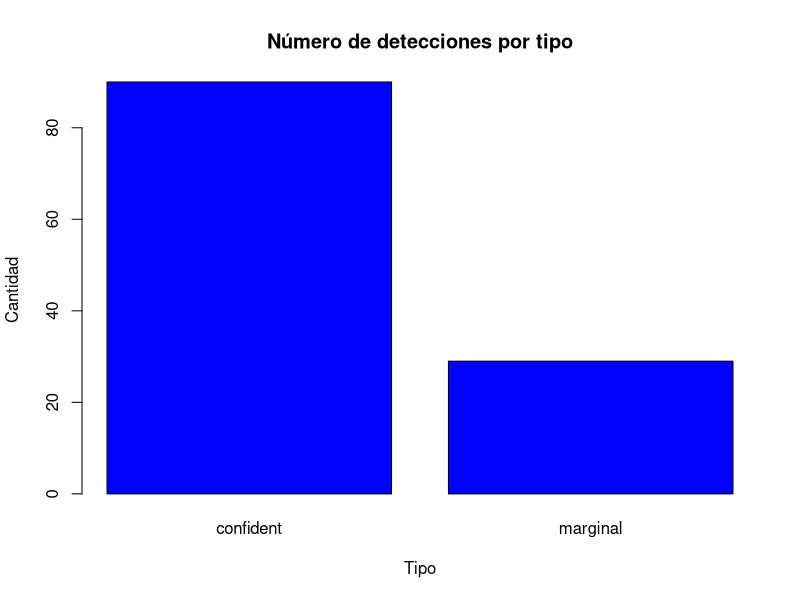
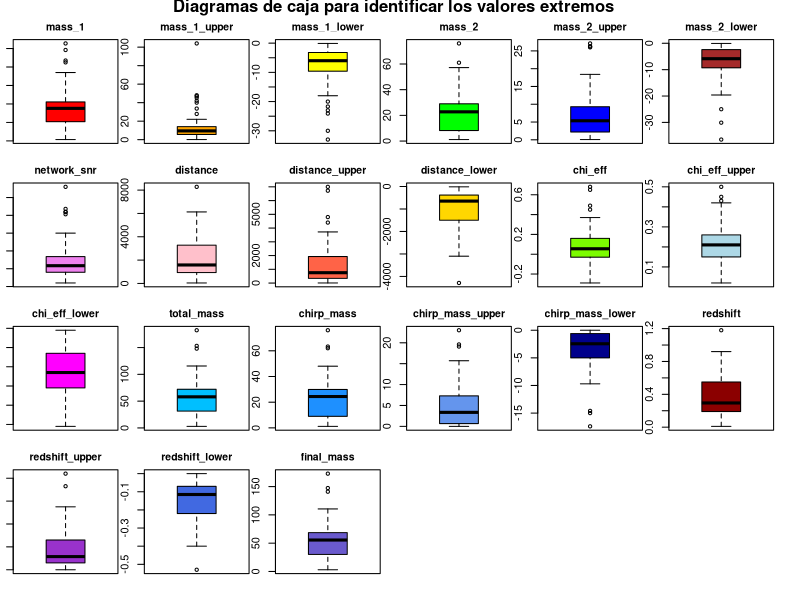
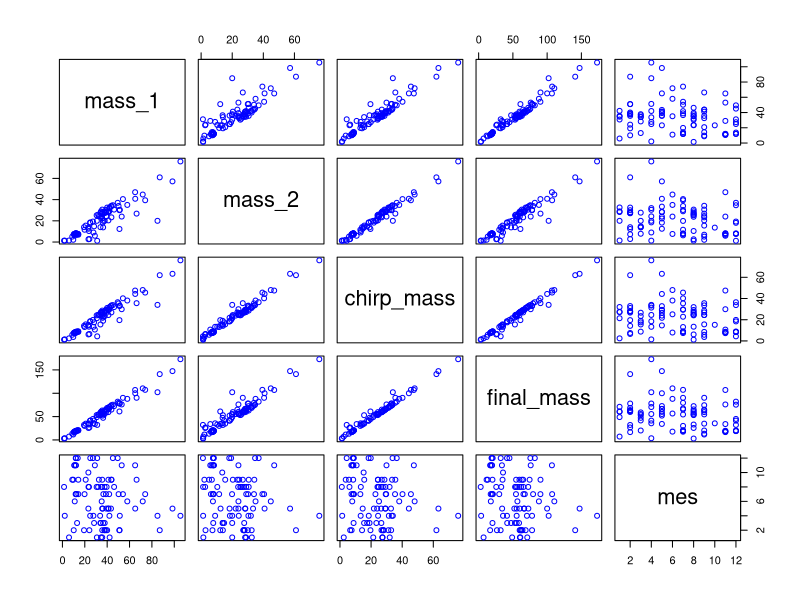
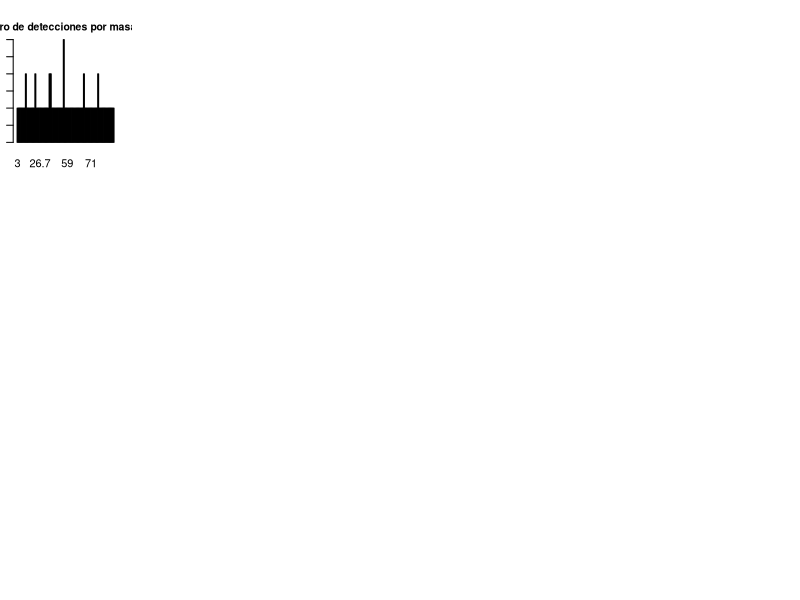

Here is the R script that generated these plots, in order:
## ---- chunk 1
knitr::opts_chunk$set(echo = TRUE)
## ---- chunk 2
# https://cran.r-project.org/web/packages/ggplot2/index.html
if (!require('ggplot2')) install.packages('ggplot2'); library('ggplot2')
# https://cran.r-project.org/web/packages/dplyr/index.html
if (!require('dplyr')) install.packages('dplyr'); library('dplyr')
## ---- chunk 3
dataset <- read.csv('../dataset/detecciones_ondas_gravitacionales.csv',                             stringsAsFactors = FALSE)
filas=dim(dataset)[1]
## ---- chunk 4
str(dataset)
## ---- chunk 5
 dataset$false_alarm_rate <- as.numeric(dataset$false_alarm_rate)
 dataset$p_astro <- as.numeric(dataset$p_astro)
 dataset$final_mass <- as.numeric(dataset$final_mass)

## ---- chunk 6
library(lubridate)
dataset$fecha <- as.POSIXct(dataset$gps, origin="1980-01-06", tz="UTC")
dataset$mes <- month(dataset$fecha)
## ---- chunk 7
library(stringr)
dataset$tipo <- ifelse(str_detect(dataset$release, "confident"), "confident", "marginal")
## ---- chunk 8
plot(factor(dataset$tipo),main="Número de detecciones por tipo",xlab="Tipo"
     , ylab="Cantidad",col = "blue")
## ---- chunk 9
# Eliminamos las filas de las ondas gravitacionales no confirmadas
dt_confident <- dataset[dataset$tipo!='marginal',]
## ---- chunk 10
summary(dt_confident)
## ---- chunk 11
# Lo hacemos así porque hemos tenido problemas con la librería missForest
colSums(is.na(dt_confident))
## ---- chunk 12
# Tomamos los registros con valores NA
vacios <- which(is.na(dt_confident$final_mass)) 

# Generamos nuestro modelo de regresión lineal
modelo_fm <- lm(final_mass ~ mass_1+mass_2+chirp_mass, data=dt_confident)

# Evaluamos el modelo
summary(modelo_fm)

## ---- chunk 13
# Rellenamos los datos
dt_confident$final_mass[vacios] <- predict(modelo_fm, 
                                           newdata=dt_confident[vacios,c(34,5,8,23)] )

# Redondeamos a dos decimales
dt_confident$final_mass[vacios] <- round(dt_confident$final_mass[vacios],2)
## ---- chunk 14
# Tomamos los registros con valores NA
vacios <- which(is.na(dt_confident$total_mass)) 

# Generamos nuestro modelo de regresión lineal
modelo_tm <- lm(total_mass ~ chirp_mass+chi_eff+final_mass, data=dt_confident)

# Evaluamos el modelo
summary(modelo_tm)
## ---- chunk 15
# Rellenamos los datos
dt_confident$total_mass[vacios] <- predict(modelo_tm, 
                                           newdata=dt_confident[vacios,c(20,23,17,34)] )

# Redondeamos a dos decimales
dt_confident$total_mass[vacios] <- round(dt_confident$total_mass[vacios],2)
## ---- chunk 16
# Eliminar columnas del dataframe
columnas_borrar <- c("version","release","gps","detector_frame_chirp_mass",
                     "detector_frame_chirp_mass_upper",
                     "detector_frame_chirp_mass_lower", "tipo",
                     "network_snr_upper","network_snr_lower",
                     "final_mass_upper","final_mass_lower","total_mass_upper",
                     "total_mass_lower","false_alarm_rate","p_astro")

ondas_g <- dt_confident[ , !(names(dt_confident) %in% columnas_borrar)]
write.csv(ondas_g, "../dataset/ondas_g_transformado.csv", row.names=FALSE)

head(ondas_g,5)
## ---- chunk 17
ondas_g_num <- ondas_g %>% select(-name, -fecha)

# Creamos un panel de 4x6 (para tener suficiente espacio)
par(mfrow = c(4,6), mar = c(1,1,2,1), oma = c(1,0,1,1), cex.main=0.95)

# Creamos una lista de colores para cada boxplot
colors <- c("red", "orange", "yellow", "green", "blue", "brown", 
            "violet", "pink", "tomato", "gold", "lawngreen", "lightblue", 
            "magenta", "deepskyblue", "dodgerblue", "cornflowerblue", 
            "darkblue", "darkred", "darkorchid", "royalblue", "slateblue")

# Iteramos y creamos un boxplot por cada grupo de variables
valores <- list()
for (i in 1:21) {
  valores <- append(valores,
    boxplot(ondas_g_num[i], main = colnames(ondas_g_num[i]), 
            xlab = "A", col = colors[i]))
}
# Ponemos un título a la figura entera
mtext("Diagramas de caja para identificar los valores extremos", 
      side = 3, line = -0.1, outer = TRUE, font = 2)

# Obtenemos los valores "outliers" para cada variable, las que tengan
for (i in 1:21) {
  if (!is.null(valores[i]$out)) {
    print(sprintf("Valores extremos para '%s':", colnames(ondas_g_num[i])))
    print(valores[i]$out)
  }
}
## ---- chunk 18
shapiro.test(ondas_g$mass_1)
## ---- chunk 19
shapiro.test(ondas_g$mass_2)
## ---- chunk 20
shapiro.test(ondas_g$chirp_mass)
## ---- chunk 21
shapiro.test(ondas_g$final_mass)
## ---- chunk 22
shapiro.test(ondas_g$mes)
## ---- chunk 23
fligner.test(mass_1 ~ final_mass, data = ondas_g)
## ---- chunk 24
fligner.test(mass_2 ~ final_mass, data = ondas_g)
## ---- chunk 25
fligner.test(chirp_mass ~ final_mass, data = ondas_g)
## ---- chunk 26
fligner.test(mes ~ final_mass, data = ondas_g)
## ---- chunk 27
wilcox.test(final_mass ~ mes, data = ondas_g, subset = mes %in% c(1, 12))
## ---- chunk 28
fligner.test(final_mass ~ mass_1, data = ondas_g)
## ---- chunk 29
fligner.test(final_mass ~ mass_2, data = ondas_g)
## ---- chunk 30
fligner.test(final_mass ~ chirp_mass, data = ondas_g)
## ---- chunk 31
ondas_g_reducido <- ondas_g %>% select(mass_1, mass_2, chirp_mass, final_mass, mes)
plot(ondas_g_reducido, col = "blue")
## ---- chunk 32
modelo_lm = lm(final_mass~mass_1+mass_2+chirp_mass,data=ondas_g)
summary(modelo_lm)
## ---- chunk 33
cor.test(ondas_g$final_mass,ondas_g$mass_1, method="spearman")
## ---- chunk 34
cor.test(ondas_g$final_mass,ondas_g$mass_2, method="spearman")
## ---- chunk 35
cor.test(ondas_g$final_mass,ondas_g$chirp_mass, method="spearman")
## ---- chunk 36
plot(factor(ondas_g$final_mass),main="Número de detecciones por masa final"
     ,xlab="Final_mass"
     , ylab="Cantidad",col = "blue")
